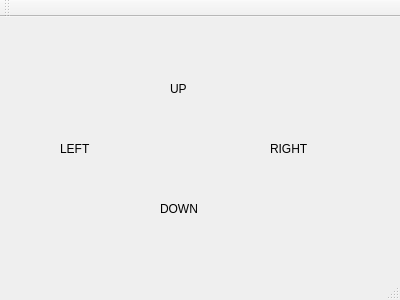
<?xml version="1.0" encoding="UTF-8"?>
<ui version="4.0">
 <class>MainWindow</class>
 <widget class="QMainWindow" name="MainWindow">
  <property name="geometry">
   <rect>
    <x>0</x>
    <y>0</y>
    <width>400</width>
    <height>300</height>
   </rect>
  </property>
  <property name="windowTitle">
   <string>MainWindow</string>
  </property>
  <widget class="QWidget" name="centralWidget">
   <widget class="QLabel" name="DOWN">
    <property name="geometry">
     <rect>
      <x>160</x>
      <y>180</y>
      <width>73</width>
      <height>23</height>
     </rect>
    </property>
    <property name="text">
     <string>DOWN</string>
    </property>
   </widget>
   <widget class="QLabel" name="RIGHT">
    <property name="geometry">
     <rect>
      <x>270</x>
      <y>120</y>
      <width>73</width>
      <height>23</height>
     </rect>
    </property>
    <property name="text">
     <string>RIGHT</string>
    </property>
   </widget>
   <widget class="QLabel" name="LEFT">
    <property name="geometry">
     <rect>
      <x>60</x>
      <y>120</y>
      <width>73</width>
      <height>23</height>
     </rect>
    </property>
    <property name="text">
     <string>LEFT</string>
    </property>
   </widget>
   <widget class="QLabel" name="UP">
    <property name="geometry">
     <rect>
      <x>170</x>
      <y>60</y>
      <width>73</width>
      <height>23</height>
     </rect>
    </property>
    <property name="text">
     <string>UP</string>
    </property>
   </widget>
  </widget>
  <widget class="QMenuBar" name="menuBar">
   <property name="geometry">
    <rect>
     <x>0</x>
     <y>0</y>
     <width>400</width>
     <height>29</height>
    </rect>
   </property>
  </widget>
  <widget class="QToolBar" name="mainToolBar">
   <attribute name="toolBarArea">
    <enum>TopToolBarArea</enum>
   </attribute>
   <attribute name="toolBarBreak">
    <bool>false</bool>
   </attribute>
  </widget>
  <widget class="QStatusBar" name="statusBar"/>
 </widget>
 <layoutdefault spacing="6" margin="11"/>
 <resources/>
 <connections/>
</ui>
